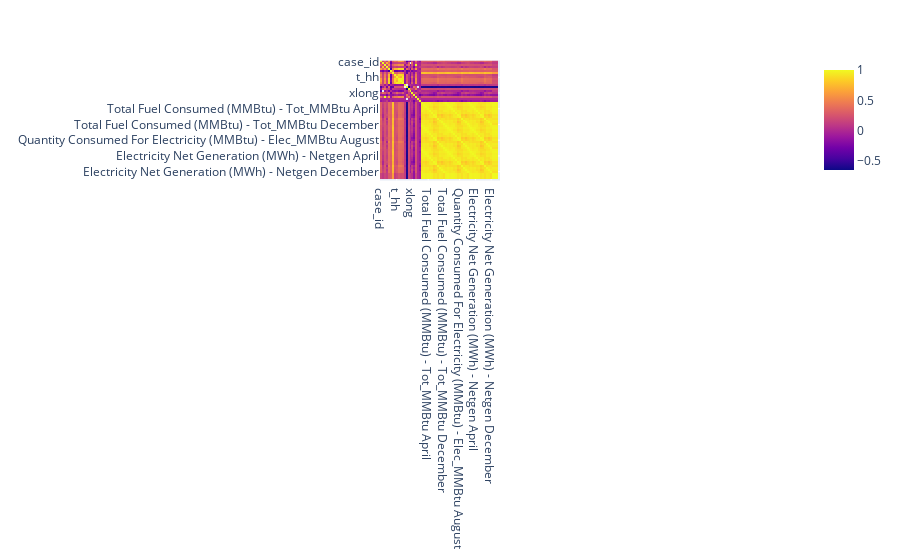

Notebook code for this chart:
### Code cell
# Correlation Table
fig = px.imshow(merged_wind_data.corr(), text_auto=True)
fig.show()

### Figure 1 — Plotly figure (JSON) as saved in the notebook; plotly's stock layout.template omitted (floating-point values rounded to 4 significant figures; data arrays with more than 128 entries replaced by an {"elided": "..."} marker saying what was removed)
{"data": [{"coloraxis": "coloraxis", "hovertemplate": "x: %{x}<br>y: %{y}<br>color: %{z}<extra></extra>", "name": "0", "texttemplate": "%{z}", "type": "heatmap", "x": ["case_id", "usgs_pr_id", "eia_id", "t_fips", "p_year", "p_tnum", "p_cap", "t_cap", "t_hh", "t_rd", "t_rsa", "t_ttlh", "retrofit", "retrofit_year", "t_conf_atr", "t_conf_loc", "xlong", "ylat", "Plant Id", "NAICS Code", "EIA Sector Number", "Total Fuel Consumed (MMBtu) - Tot_MMBtu January", "Total Fuel Consumed (MMBtu) - Tot_MMBtu February", "Total Fuel Consumed (MMBtu) - Tot_MMBtu March", "Total Fuel Consumed (MMBtu) - Tot_MMBtu April", "Total Fuel Consumed (MMBtu) - Tot_MMBtu May", "Total Fuel Consumed (MMBtu) - Tot_MMBtu June", "Total Fuel Consumed (MMBtu) - Tot_MMBtu July", "Total Fuel Consumed (MMBtu) - Tot_MMBtu August", "Total Fuel Consumed (MMBtu) - Tot_MMBtu September", "Total Fuel Consumed (MMBtu) - Tot_MMBtu October", "Total Fuel Consumed (MMBtu) - Tot_MMBtu November", "Total Fuel Consumed (MMBtu) - Tot_MMBtu December", "Quantity Consumed For Electricity (MMBtu) - Elec_MMBtu January", "Quantity Consumed For Electricity (MMBtu) - Elec_MMBtu February", "Quantity Consumed For Electricity (MMBtu) - Elec_MMBtu March", "Quantity Consumed For Electricity (MMBtu) - Elec_MMBtu April", "Quantity Consumed For Electricity (MMBtu) - Elec_MMBtu May", "Quantity Consumed For Electricity (MMBtu) - Elec_MMBtu June", "Quantity Consumed For Electricity (MMBtu) - Elec_MMBtu July", "Quantity Consumed For Electricity (MMBtu) - Elec_MMBtu August", "Quantity Consumed For Electricity (MMBtu) - Elec_MMBtu September", "Quantity Consumed For Electricity (MMBtu) - Elec_MMBtu October", "Quantity Consumed For Electricity (MMBtu) - Elec_MMBtu November", "Quantity Consumed For Electricity (MMBtu) - Elec_MMBtu December", "Electricity Net Generation (MWh) - Netgen January", "Electricity Net Generation (MWh) - Netgen February", "Electricity Net Generation (MWh) - Netgen March", "Electricity Net Generation (MWh) - Netgen April", "Electricity Net Generation (MWh) - Netgen May", "Electricity Net Generation (MWh) - Netgen June", "Electricity Net Generation (MWh) - Netgen July", "Electricity Net Generation (MWh) - Netgen August", "Electricity Net Generation (MWh) - Netgen September", "Electricity Net Generation (MWh) - Netgen October", "Electricity Net Generation (MWh) - Netgen November", "Electricity Net Generation (MWh) - Netgen December", "Year-To-Date - Total Fuel Consumption MMBtu", "Year-To-Date - Elec Fuel Consumption MMBtu", "Year-To-Date - Net Generation (Megawatthours)", "Year-To-Date - YEAR"], "xaxis": "x", "y": ["case_id", "usgs_pr_id", "eia_id", "t_fips", "p_year", "p_tnum", "p_cap", "t_cap", "t_hh", "t_rd", "t_rsa", "t_ttlh", "retrofit", "retrofit_year", "t_conf_atr", "t_conf_loc", "xlong", "ylat", "Plant Id", "NAICS Code", "EIA Sector Number", "Total Fuel Consumed (MMBtu) - Tot_MMBtu January", "Total Fuel Consumed (MMBtu) - Tot_MMBtu February", "Total Fuel Consumed (MMBtu) - Tot_MMBtu March", "Total Fuel Consumed (MMBtu) - Tot_MMBtu April", "Total Fuel Consumed (MMBtu) - Tot_MMBtu May", "Total Fuel Consumed (MMBtu) - Tot_MMBtu June", "Total Fuel Consumed (MMBtu) - Tot_MMBtu July", "Total Fuel Consumed (MMBtu) - Tot_MMBtu August", "Total Fuel Consumed (MMBtu) - Tot_MMBtu September", "Total Fuel Consumed (MMBtu) - Tot_MMBtu October", "Total Fuel Consumed (MMBtu) - Tot_MMBtu November", "Total Fuel Consumed (MMBtu) - Tot_MMBtu December", "Quantity Consumed For Electricity (MMBtu) - Elec_MMBtu January", "Quantity Consumed For Electricity (MMBtu) - Elec_MMBtu February", "Quantity Consumed For Electricity (MMBtu) - Elec_MMBtu March", "Quantity Consumed For Electricity (MMBtu) - Elec_MMBtu April", "Quantity Consumed For Electricity (MMBtu) - Elec_MMBtu May", "Quantity Consumed For Electricity (MMBtu) - Elec_MMBtu June", "Quantity Consumed For Electricity (MMBtu) - Elec_MMBtu July", "Quantity Consumed For Electricity (MMBtu) - Elec_MMBtu August", "Quantity Consumed For Electricity (MMBtu) - Elec_MMBtu September", "Quantity Consumed For Electricity (MMBtu) - Elec_MMBtu October", "Quantity Consumed For Electricity (MMBtu) - Elec_MMBtu November", "Quantity Consumed For Electricity (MMBtu) - Elec_MMBtu December", "Electricity Net Generation (MWh) - Netgen January", "Electricity Net Generation (MWh) - Netgen February", "Electricity Net Generation (MWh) - Netgen March", "Electricity Net Generation (MWh) - Netgen April", "Electricity Net Generation (MWh) - Netgen May", "Electricity Net Generation (MWh) - Netgen June", "Electricity Net Generation (MWh) - Netgen July", "Electricity Net Generation (MWh) - Netgen August", "Electricity Net Generation (MWh) - Netgen September", "Electricity Net Generation (MWh) - Netgen October", "Electricity Net Generation (MWh) - Netgen November", "Electricity Net Generation (MWh) - Netgen December", "Year-To-Date - Total Fuel Consumption MMBtu", "Year-To-Date - Elec Fuel Consumption MMBtu", "Year-To-Date - Net Generation (Megawatthours)", "Year-To-Date - YEAR"], "yaxis": "y", "z": {"elided": "61x61 float values"}}], "layout": {"coloraxis": {"colorscale": [[0, "#0d0887"], [0.1111, "#46039f"], [0.2222, "#7201a8"], [0.3333, "#9c179e"], [0.4444, "#bd3786"], [0.5556, "#d8576b"], [0.6667, "#ed7953"], [0.7778, "#fb9f3a"], [0.8889, "#fdca26"], [1, "#f0f921"]]}, "margin": {"t": 60}, "xaxis": {"anchor": "y", "constrain": "domain", "domain": [0, 1], "scaleanchor": "y"}, "yaxis": {"anchor": "x", "autorange": "reversed", "constrain": "domain", "domain": [0, 1]}}}
